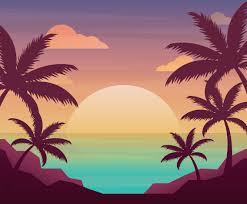
#> input picture CV_Builder_Series/images.jpeg, 247 x 204 px, found by its file name
$ python task_5_warmup.py
#> lines starting #> are read from the running program, lines starting #| are printed output that depends on the picture
import cv2
import numpy as np

# Function to replace the green screen background with a new image
def replace_background(frame, background, lower_bound, upper_bound):
    # Convert frame to HSV color space
    hsv = cv2.cvtColor(frame, cv2.COLOR_BGR2HSV)

    # Create mask for green color in the HSV range
    mask = cv2.inRange(hsv, lower_bound, upper_bound)

    # Invert the mask to get the foreground (person)
    mask_inv = cv2.bitwise_not(mask)

    # Isolate the foreground
    fg = cv2.bitwise_and(frame, frame, mask=mask_inv)

    # Resize background to match the frame size
    background = cv2.resize(background, (frame.shape[1], frame.shape[0]))

    # Isolate the background
    bg = cv2.bitwise_and(background, background, mask=mask)

    # Combine the background and foreground
    final = cv2.add(bg, fg)

    return final

# Start webcam capture
cap = cv2.VideoCapture(1)

# Load background image
background = cv2.imread(r"C:\Users\rohan\OneDrive\Desktop\Build club\CV_Builder_Series\images.jpeg")
#> background is the input picture: shape (204, 247, 3); mean B, G, R 107.5, 110.4, 148.2

# Define the lower and upper bounds for the green color in HSV
lower_bound = np.array([35, 100, 100])
upper_bound = np.array([85, 255, 255])

while True:
    ret, frame = cap.read()
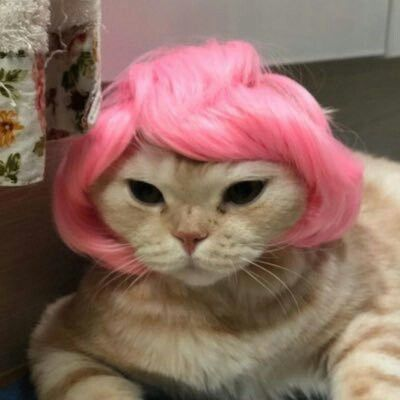
#> input picture CV_Builder_Series/5ad30b721ae28a6748be82130f9828ec.jpg, 400 x 400 px, given in place of the camera
#> frame is the input picture: shape (400, 400, 3); mean B, G, R 96, 107.2, 138.8
    if not ret:
        break

    # Replace the green background
    result = replace_background(frame, background, lower_bound, upper_bound)
#> in replace_background, `hsv = cv2.cvtColor(frame, cv2.COLOR_BGR2HSV)`: hsv: shape (400, 400, 3); mean H, S, V 46.7, 90.2, 139
#> in replace_background, `mask = cv2.inRange(hsv, lower_bound, upper_bound)`: mask: shape (400, 400); every value is 0
#> in replace_background, `mask_inv = cv2.bitwise_not(mask)`: mask_inv: shape (400, 400); every value is 255
#> in replace_background, `background = cv2.resize(background, (frame.shape[1], frame.shape[0]))`:
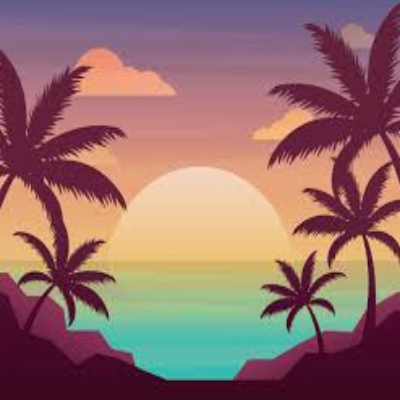
#> background: shape (400, 400, 3); mean B, G, R 107.4, 110.3, 148.1
#> in replace_background, `bg = cv2.bitwise_and(background, background, mask=mask)`: bg: shape (400, 400, 3); every value is 0

    # Show the output
    cv2.imshow('Original', frame)
    cv2.imshow('Green Screen Replacement', result)

    if cv2.waitKey(1) & 0xFF == ord('q'):
#> (key q is pressed here)
        break

# Release the webcam and close all windows
cap.release()
cv2.destroyAllWindows()
